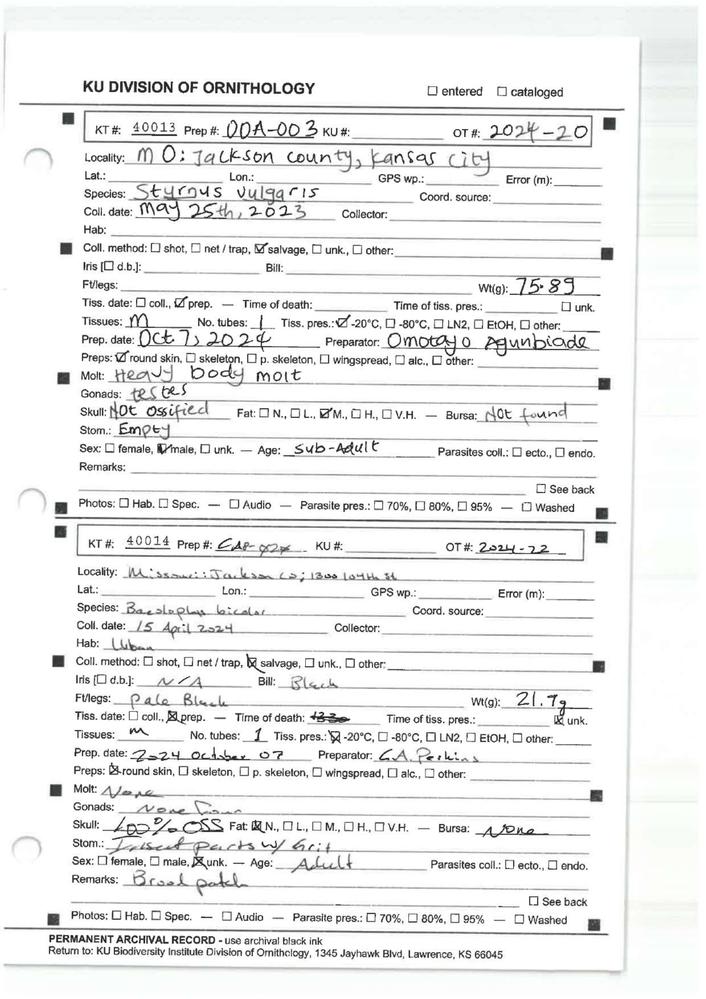
#> input picture tests/misc_files/40013-40014 [misalign].png, 706 x 999 px, shrunk from 1652 x 2338 before the run, found by its file name
$ python contour_detection.py
#> lines starting #> are read from the running program, lines starting #| are printed output that depends on the picture; after the words box and inside, x2 and y2 are one past the last pixel; in counts of white or black regions, pixels touching at a corner belong together
import cv2
import numpy as np


def detect_black_squares(image_path, output_path=None):
    """
    Detect black squares in an image using OpenCV

    Args:
        image_path: Path to input image
        output_path: Optional path to save result image

    Returns:
        List of detected square contours
    """
#> called with output_path = 'result_basic.jpg'

    # Read the image
    img = cv2.imread(image_path)
#> img is the input picture: shape (999, 706, 3); mean B, G, R 238.1, 238.3, 237.9
    if img is None:
        raise ValueError(f"Could not load image from {image_path}")

    original = img.copy()

    # Convert to grayscale
    gray = cv2.cvtColor(img, cv2.COLOR_BGR2GRAY)

    # Apply threshold to get binary image (black regions become white)
    # Using THRESH_BINARY_INV so black becomes white (foreground)
    _, thresh = cv2.threshold(gray, 127, 255, cv2.THRESH_BINARY_INV)
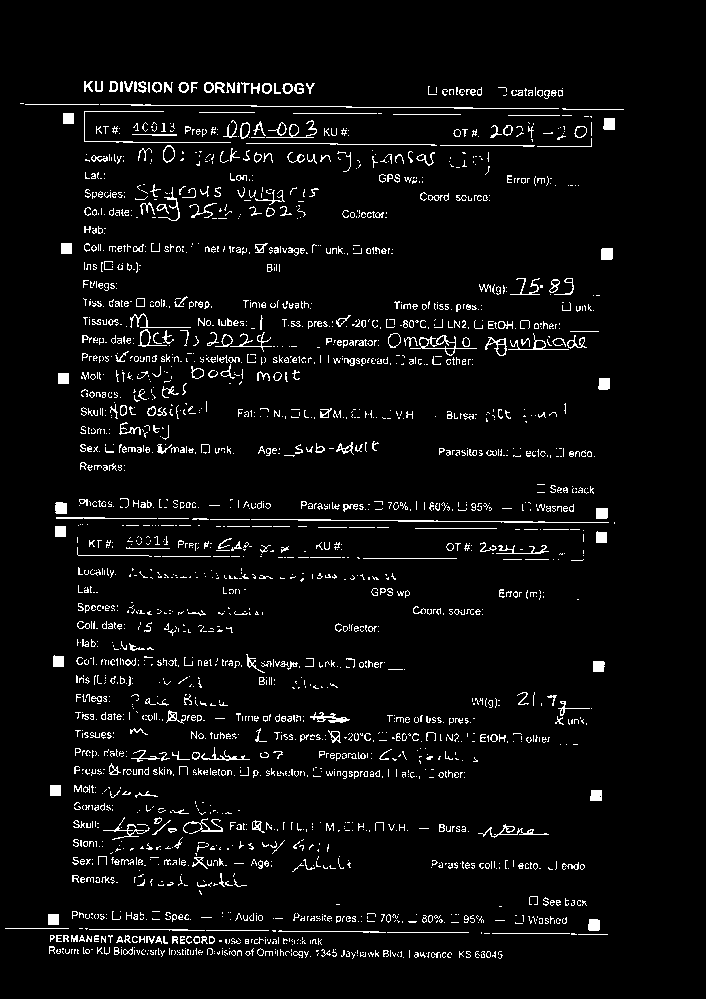
#> thresh: shape (999, 706); 4.7% white in thin lines or dots, all inside (x1, y1, x2, y2) = (5, 81, 624, 959)

    # Optional: Apply morphological operations to clean up noise
    kernel = np.ones((3,3), np.uint8)
    thresh = cv2.morphologyEx(thresh, cv2.MORPH_CLOSE, kernel)
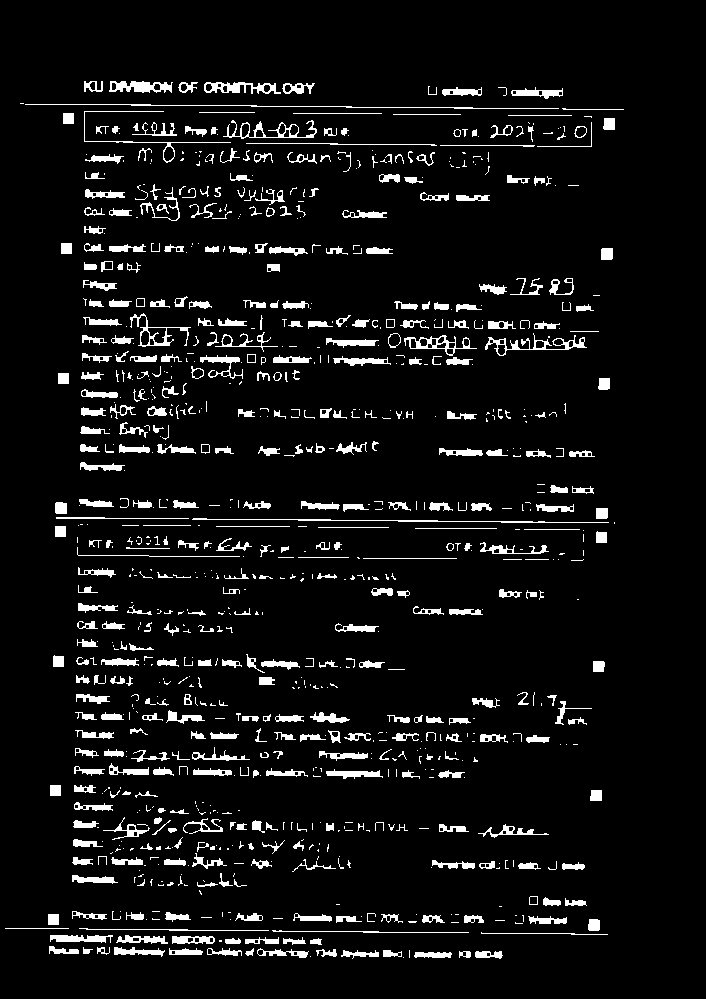
#> thresh: shape (999, 706); 6.6% white; 918 white regions (477 under 20 px), largest, box (x1, y1, x2, y2) and area: (25, 104, 559, 109) 585, (192, 518, 609, 523) 543, (485, 333, 587, 356) 533
    thresh = cv2.morphologyEx(thresh, cv2.MORPH_OPEN, kernel)
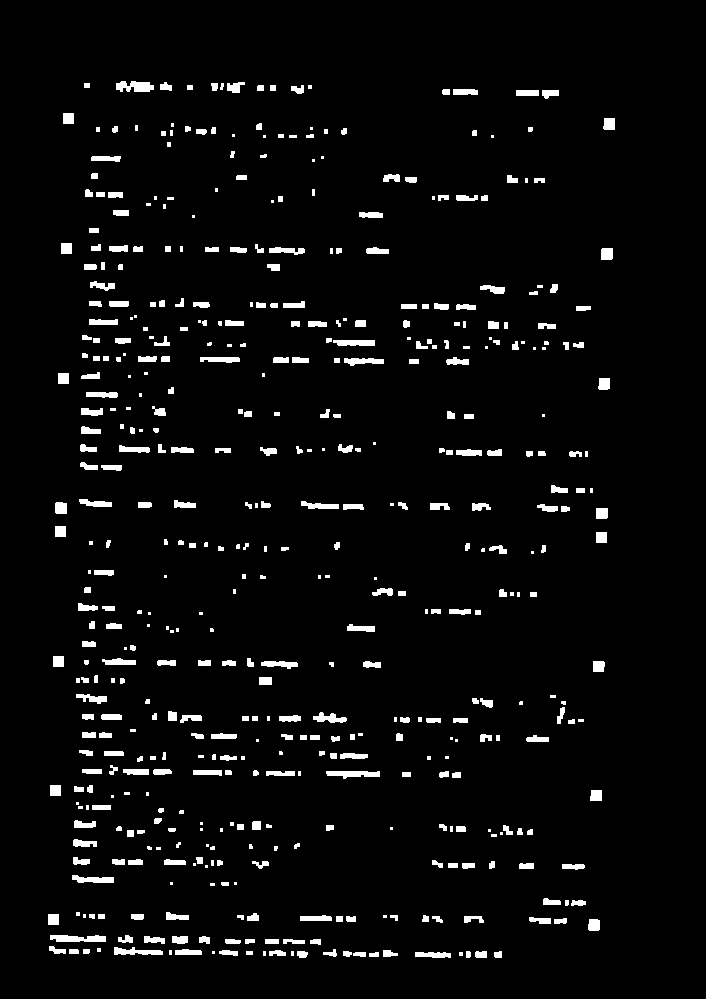
#> thresh: shape (999, 706); 4% white; 502 white regions (131 under 20 px)

    # Find contours
    contours, _ = cv2.findContours(thresh, cv2.RETR_EXTERNAL, cv2.CHAIN_APPROX_SIMPLE)
#> contours = 502 contours, 198 with area under 20; largest, box (x1, y1, x2, y2) and area: (50, 935, 106, 942) 261, (116, 81, 154, 92) 260, (326, 771, 380, 779) 237, (114, 947, 163, 955) 202, (72, 875, 114, 883) 187

    squares = []

    for contour in contours:
        # Filter by area (adjust min_area based on your needs)
        area = cv2.contourArea(contour)
        if area < 100:  # Skip very small contours
            continue

        # Approximate contour to polygon
        epsilon = 0.02 * cv2.arcLength(contour, True)
        approx = cv2.approxPolyDP(contour, epsilon, True)

        # Check if it's a quadrilateral (4 vertices)
        if len(approx) == 4:
            # Check if it's roughly square-shaped
            # Calculate bounding rectangle
            x, y, w, h = cv2.boundingRect(approx)
            aspect_ratio = float(w) / h

            # Check if aspect ratio is close to 1 (square)
            if 0.8 <= aspect_ratio <= 1.2:  # Allow some tolerance
                # Additional check: compare contour area to bounding box area
                rect_area = w * h
                extent = float(area) / rect_area

                # If extent is high, it's likely a filled square
                if extent > 0.7:
                    squares.append(approx)

                    # Draw the detected square
                    cv2.drawContours(img, [approx], -1, (0, 255, 0), 2)

                    # Optional: Draw bounding rectangle
                    cv2.rectangle(img, (x, y), (x + w, y + h), (255, 0, 0), 1)

                    # Add text label
                    cv2.putText(img, f'Square {len(squares)}', (x, y-10),
                               cv2.FONT_HERSHEY_SIMPLEX, 0.5, (0, 255, 0), 1)
#> this loop made 502 passes
#> (area, epsilon, approx, x, y, w, h, aspect_ratio) on pass 51: (100, 0.8, [[48, 914], [48, 924], [58, 924], [58, 914]], 48, 914, 11, 11, 1)
#> (area, epsilon, x, y, w, h, aspect_ratio, rect_area) on passes 121, 124, 212, 266, 267, 332: (104.5, 0.828, 590, 790, 12, 11, 1.09, 132), (100, 0.8, 50, 785, 11, 11, 1, 121), (100, 0.8, 53, 656, 11, 11, 1, 121), (100, 0.8, 596, 532, 11, 11, 1, 121), (100, 0.8, 55, 526, 11, 11, 1, 121), (100, 0.8, 58, 373, 11, 11, 1, 121)
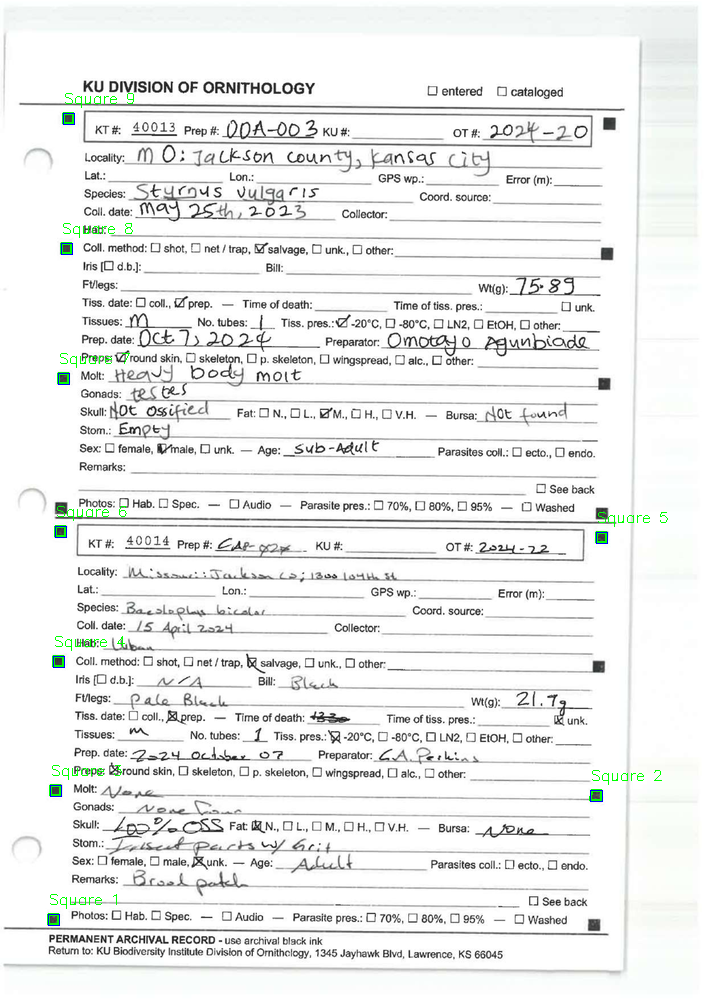
#> img: shape (999, 706, 3); 0.35% of pixels changed, all inside (x1, y1, x2, y2) = (47, 93, 668, 926)
#> after the loop, squares = 9 contours; largest, box (x1, y1, x2, y2) and area: (590, 790, 602, 801) 105, (48, 914, 59, 925) 100, (50, 785, 61, 796) 100, (53, 656, 64, 667) 100, (596, 532, 607, 543) 100

    print(f"Found {len(squares)} black squares")
#| Found 9 black squares

    # Save or display result
    if output_path:
        cv2.imwrite(output_path, img)
        print(f"Result saved to {output_path}")

    # Display images (comment out if running headless)
    cv2.imshow('Original', original)
    cv2.imshow('Threshold', thresh)
    cv2.imshow('Detected Squares', img)
    cv2.waitKey(0)
    cv2.destroyAllWindows()

    return squares

# [62 lines left out: function detect_black_squares_advanced, not called in this run]


if __name__ == "__main__":
    # Replace with your image path
    image_path = r"C:\Users\atcos\Documents\Pycharm Projects\eagle-eye\tests\misc_files\40013-40014 [misalign].png"

    try:
        # Basic detection
        squares = detect_black_squares(image_path, "result_basic.jpg")

        # Advanced detection
        # squares_advanced = detect_black_squares_advanced(image_path, "result_advanced.jpg")

    except Exception as e:
        print(f"Error: {e}")
        print("Make sure to replace 'your_image.jpg' with the actual path to your image")
